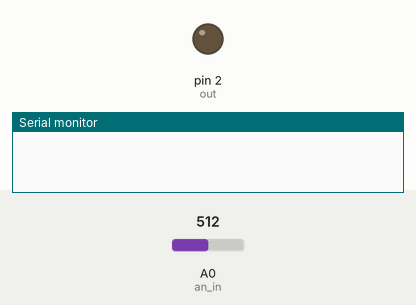
Bench run of a sketch on a simulated Arduino Uno, built with avr-gcc and run on an emulated ATmega328P. Shown: output pins drawn as LEDs (lit = HIGH), the last lines printed to the serial monitor. The test bench sets the inputs (shaded band); at power-on: A0 (an_in) = 512.

Above: at 5.8 s.
5.9 s: A0 (an_in) set to 487
At 10.5 s:
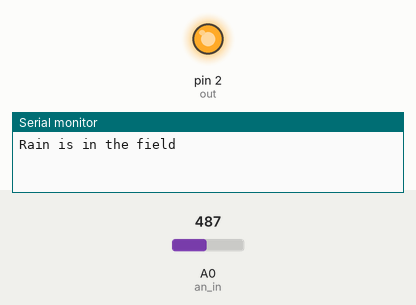
11.9 s: A0 (an_in) set to 510
At 15.5 s:
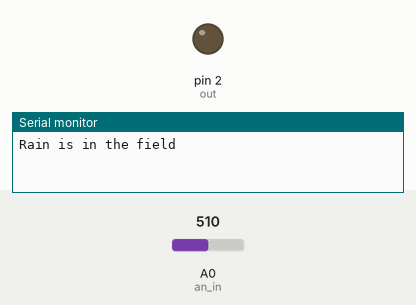
17.9 s: A0 (an_in) set to 490
At 20.5 s:
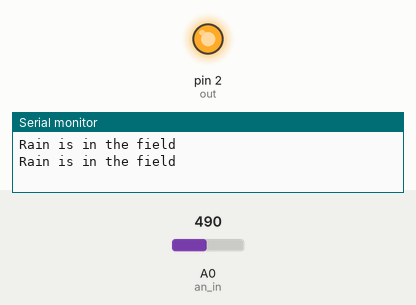
Timing chart, 0 to 22.0 s (numbered marks = the images above; inputs shaded):
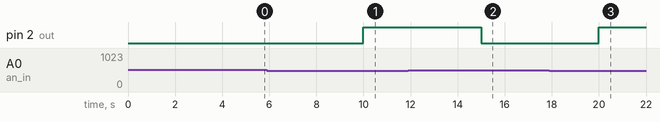

The sketch:

Rain_Drop_Sensor.ino
```cpp
const int out = 2;
const int dig_in =11;
const int an_in = A0;

void setup() {
  pinMode(dig_in, INPUT);
  pinMode(out, OUTPUT);
  Serial.begin(9600);
}

void loop() {
  // put your main code here, to run repeatedly:
  //Serial.print(digitalRead(an_in));
  if (analogRead(an_in) <= 500){
    digitalWrite(out, HIGH);
    Serial.println("Rain is in the field");
  }
  else {
    digitalWrite(out, LOW);
  }
  delay(5000);
}
```

Measured:
- the behaviour switches between 501 and 500 on A0 (an_in) (found by bisection; images 0 and 1)
- after the input at 5.9 s, pin 2 (out): LOW → HIGH after 4.1 s
- after the input at 11.9 s, pin 2 (out): HIGH → LOW after 3.1 s
- after the input at 17.9 s, pin 2 (out): LOW → HIGH after 2.1 s
